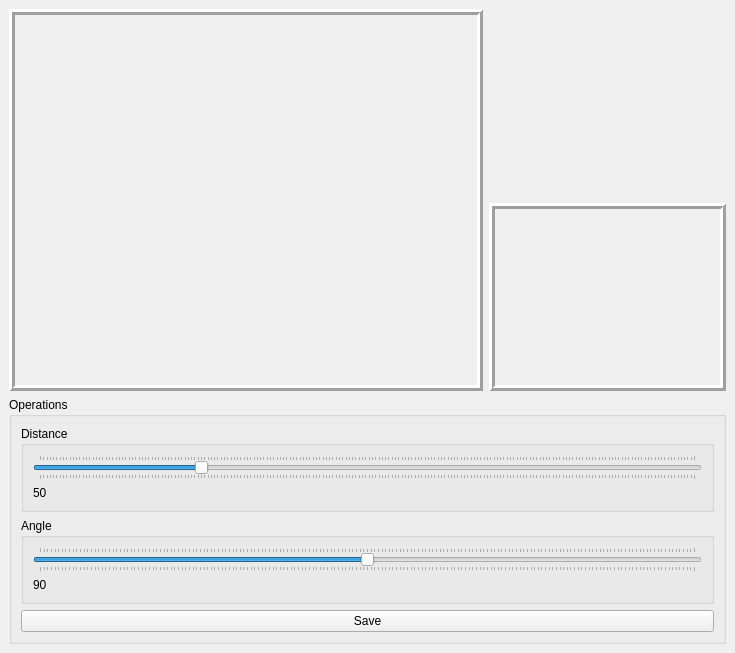
<?xml version="1.0" encoding="UTF-8"?>
<ui version="4.0">
 <class>Slantchecker</class>
 <widget class="QMainWindow" name="Slantchecker">
  <property name="geometry">
   <rect>
    <x>0</x>
    <y>0</y>
    <width>735</width>
    <height>653</height>
   </rect>
  </property>
  <property name="maximumSize">
   <size>
    <width>16777215</width>
    <height>16777210</height>
   </size>
  </property>
  <property name="sizeIncrement">
   <size>
    <width>1</width>
    <height>0</height>
   </size>
  </property>
  <property name="windowTitle">
   <string>Slant Checker</string>
  </property>
  <property name="autoFillBackground">
   <bool>false</bool>
  </property>
  <widget class="QWidget" name="mainContainer">
   <layout class="QGridLayout" name="gridLayout">
    <item row="2" column="0" colspan="3">
     <widget class="QGroupBox" name="groupBox">
      <property name="title">
       <string>Operations</string>
      </property>
      <layout class="QVBoxLayout" name="verticalLayout">
       <item>
        <widget class="QGroupBox" name="groupBox_2">
         <property name="sizePolicy">
          <sizepolicy hsizetype="Minimum" vsizetype="Minimum">
           <horstretch>0</horstretch>
           <verstretch>0</verstretch>
          </sizepolicy>
         </property>
         <property name="focusPolicy">
          <enum>Qt::StrongFocus</enum>
         </property>
         <property name="title">
          <string>Distance</string>
         </property>
         <layout class="QVBoxLayout" name="verticalLayout_3">
          <item>
           <widget class="QSlider" name="distanceSlider">
            <property name="sizePolicy">
             <sizepolicy hsizetype="Minimum" vsizetype="Minimum">
              <horstretch>0</horstretch>
              <verstretch>0</verstretch>
             </sizepolicy>
            </property>
            <property name="minimum">
             <number>1</number>
            </property>
            <property name="maximum">
             <number>200</number>
            </property>
            <property name="pageStep">
             <number>1</number>
            </property>
            <property name="value">
             <number>50</number>
            </property>
            <property name="sliderPosition">
             <number>50</number>
            </property>
            <property name="orientation">
             <enum>Qt::Horizontal</enum>
            </property>
            <property name="invertedAppearance">
             <bool>false</bool>
            </property>
            <property name="invertedControls">
             <bool>false</bool>
            </property>
            <property name="tickPosition">
             <enum>QSlider::TicksBothSides</enum>
            </property>
           </widget>
          </item>
          <item>
           <widget class="QLabel" name="distanceCount">
            <property name="sizeIncrement">
             <size>
              <width>3</width>
              <height>0</height>
             </size>
            </property>
            <property name="text">
             <string>50</string>
            </property>
           </widget>
          </item>
         </layout>
        </widget>
       </item>
       <item>
        <widget class="QGroupBox" name="groupBox_3">
         <property name="title">
          <string>Angle</string>
         </property>
         <layout class="QVBoxLayout" name="verticalLayout_2">
          <item>
           <widget class="QSlider" name="angleSlider">
            <property name="sizePolicy">
             <sizepolicy hsizetype="Minimum" vsizetype="Minimum">
              <horstretch>0</horstretch>
              <verstretch>0</verstretch>
             </sizepolicy>
            </property>
            <property name="minimum">
             <number>0</number>
            </property>
            <property name="maximum">
             <number>180</number>
            </property>
            <property name="pageStep">
             <number>1</number>
            </property>
            <property name="value">
             <number>90</number>
            </property>
            <property name="orientation">
             <enum>Qt::Horizontal</enum>
            </property>
            <property name="tickPosition">
             <enum>QSlider::TicksBothSides</enum>
            </property>
           </widget>
          </item>
          <item>
           <widget class="QLabel" name="angleCount">
            <property name="text">
             <string>90</string>
            </property>
            <property name="textFormat">
             <enum>Qt::AutoText</enum>
            </property>
           </widget>
          </item>
         </layout>
        </widget>
       </item>
       <item>
        <widget class="QPushButton" name="saveButton">
         <property name="text">
          <string>Save</string>
         </property>
        </widget>
       </item>
      </layout>
     </widget>
    </item>
    <item row="0" column="0" rowspan="2" colspan="2">
     <widget class="QLabel" name="mainPicture">
      <property name="sizePolicy">
       <sizepolicy hsizetype="Preferred" vsizetype="Preferred">
        <horstretch>0</horstretch>
        <verstretch>0</verstretch>
       </sizepolicy>
      </property>
      <property name="frameShape">
       <enum>QFrame::Box</enum>
      </property>
      <property name="frameShadow">
       <enum>QFrame::Raised</enum>
      </property>
      <property name="lineWidth">
       <number>3</number>
      </property>
      <property name="text">
       <string/>
      </property>
      <property name="pixmap">
       <pixmap>graphology/white.bmp</pixmap>
      </property>
      <property name="scaledContents">
       <bool>false</bool>
      </property>
     </widget>
    </item>
    <item row="1" column="2">
     <widget class="QLabel" name="analysis">
      <property name="sizePolicy">
       <sizepolicy hsizetype="Ignored" vsizetype="Ignored">
        <horstretch>0</horstretch>
        <verstretch>0</verstretch>
       </sizepolicy>
      </property>
      <property name="frameShape">
       <enum>QFrame::Box</enum>
      </property>
      <property name="frameShadow">
       <enum>QFrame::Raised</enum>
      </property>
      <property name="lineWidth">
       <number>3</number>
      </property>
      <property name="text">
       <string/>
      </property>
      <property name="wordWrap">
       <bool>true</bool>
      </property>
      <property name="margin">
       <number>20</number>
      </property>
     </widget>
    </item>
   </layout>
  </widget>
 </widget>
 <resources/>
 <connections/>
</ui>
